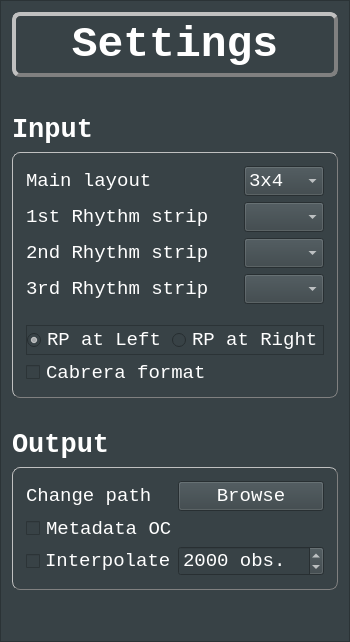
          <widget class="QFrame" name="settings_frame">
           <property name="minimumSize">
            <size>
             <width>350</width>
             <height>0</height>
            </size>
           </property>
           <property name="maximumSize">
            <size>
             <width>350</width>
             <height>16777215</height>
            </size>
           </property>
           <property name="font">
            <font>
             <family>Inter</family>
            </font>
           </property>
           <property name="styleSheet">
            <string notr="true">background-color: rgb(56,66,70);
color: rgb(255,255,255);</string>
           </property>
           <property name="frameShape">
            <enum>QFrame::StyledPanel</enum>
           </property>
           <property name="frameShadow">
            <enum>QFrame::Raised</enum>
           </property>
           <layout class="QVBoxLayout" name="verticalLayout_5">
            <item>
             <widget class="QLabel" name="settings_lbl">
              <property name="minimumSize">
               <size>
                <width>0</width>
                <height>0</height>
               </size>
              </property>
              <property name="maximumSize">
               <size>
                <width>16777215</width>
                <height>70</height>
               </size>
              </property>
              <property name="font">
               <font>
                <family>Liberation Mono</family>
                <pointsize>32</pointsize>
                <weight>75</weight>
                <bold>true</bold>
               </font>
              </property>
              <property name="styleSheet">
               <string notr="true">border-style: outset;
border-width: 4px;
border-radius: 8px;
border-color: gray;
padding: 4px;</string>
              </property>
              <property name="text">
               <string>Settings</string>
              </property>
              <property name="alignment">
               <set>Qt::AlignCenter</set>
              </property>
             </widget>
            </item>
            <item>
             <widget class="QWidget" name="widget" native="true">
              <property name="sizePolicy">
               <sizepolicy hsizetype="Preferred" vsizetype="Maximum">
                <horstretch>0</horstretch>
                <verstretch>0</verstretch>
               </sizepolicy>
              </property>
              <property name="font">
               <font>
                <family>Inter</family>
               </font>
              </property>
              <layout class="QVBoxLayout" name="verticalLayout_4">
               <property name="leftMargin">
                <number>0</number>
               </property>
               <property name="topMargin">
                <number>0</number>
               </property>
               <property name="rightMargin">
                <number>0</number>
               </property>
               <property name="bottomMargin">
                <number>0</number>
               </property>
               <item>
                <spacer name="vspacer2">
                 <property name="orientation">
                  <enum>Qt::Vertical</enum>
                 </property>
                 <property name="sizeType">
                  <enum>QSizePolicy::Fixed</enum>
                 </property>
                 <property name="sizeHint" stdset="0">
                  <size>
                   <width>20</width>
                   <height>25</height>
                  </size>
                 </property>
                </spacer>
               </item>
              </layout>
             </widget>
            </item>
            <item>
             <widget class="QLabel" name="input_lbl">
              <property name="font">
               <font>
                <family>Liberation Mono</family>
                <pointsize>20</pointsize>
                <weight>75</weight>
                <bold>true</bold>
               </font>
              </property>
              <property name="text">
               <string>Input</string>
              </property>
             </widget>
            </item>
            <item>
             <widget class="QFrame" name="input_frame">
              <property name="styleSheet">
               <string notr="true">QFrame#input_frame{
	border-style: outset;
	border-width: 1px;
	border-radius: 8px;
	border-color: gray;
	padding: 4px;
}</string>
              </property>
              <property name="frameShape">
               <enum>QFrame::StyledPanel</enum>
              </property>
              <property name="frameShadow">
               <enum>QFrame::Raised</enum>
              </property>
              <layout class="QVBoxLayout" name="verticalLayout_7">
               <item>
                <widget class="QFrame" name="rhythm_frame">
                 <property name="styleSheet">
                  <string notr="true"/>
                 </property>
                 <layout class="QGridLayout" name="rythm_grid_layout">
                  <property name="leftMargin">
                   <number>0</number>
                  </property>
                  <property name="topMargin">
                   <number>0</number>
                  </property>
                  <property name="rightMargin">
                   <number>0</number>
                  </property>
                  <property name="bottomMargin">
                   <number>15</number>
                  </property>
                  <property name="horizontalSpacing">
                   <number>5</number>
                  </property>
                  <item row="2" column="0">
                   <widget class="QLabel" name="rhythm_2_lbl">
                    <property name="font">
                     <font>
                      <family>Liberation Mono</family>
                      <pointsize>14</pointsize>
                     </font>
                    </property>
                    <property name="text">
                     <string>2nd Rhythm strip</string>
                    </property>
                   </widget>
                  </item>
                  <item row="1" column="0">
                   <widget class="QLabel" name="rhythm_1_lbl">
                    <property name="font">
                     <font>
                      <family>Liberation Mono</family>
                      <pointsize>14</pointsize>
                     </font>
                    </property>
                    <property name="styleSheet">
                     <string notr="true"/>
                    </property>
                    <property name="text">
                     <string>1st Rhythm strip</string>
                    </property>
                   </widget>
                  </item>
                  <item row="2" column="1">
                   <widget class="QComboBox" name="rhythm_2_cbox">
                    <property name="sizePolicy">
                     <sizepolicy hsizetype="Fixed" vsizetype="Minimum">
                      <horstretch>0</horstretch>
                      <verstretch>0</verstretch>
                     </sizepolicy>
                    </property>
                    <property name="minimumSize">
                     <size>
                      <width>0</width>
                      <height>0</height>
                     </size>
                    </property>
                    <property name="maximumSize">
                     <size>
                      <width>80</width>
                      <height>16777215</height>
                     </size>
                    </property>
                    <property name="font">
                     <font>
                      <family>Liberation Mono</family>
                      <pointsize>14</pointsize>
                     </font>
                    </property>
                   </widget>
                  </item>
                  <item row="3" column="0">
                   <widget class="QLabel" name="rhythm_3_lbl">
                    <property name="font">
                     <font>
                      <family>Liberation Mono</family>
                      <pointsize>14</pointsize>
                     </font>
                    </property>
                    <property name="text">
                     <string>3rd Rhythm strip</string>
                    </property>
                   </widget>
                  </item>
                  <item row="1" column="1">
                   <widget class="QComboBox" name="rhythm_1_cbox">
                    <property name="sizePolicy">
                     <sizepolicy hsizetype="Fixed" vsizetype="Minimum">
                      <horstretch>0</horstretch>
                      <verstretch>0</verstretch>
                     </sizepolicy>
                    </property>
                    <property name="maximumSize">
                     <size>
                      <width>80</width>
                      <height>16777215</height>
                     </size>
                    </property>
                    <property name="font">
                     <font>
                      <family>Liberation Mono</family>
                      <pointsize>14</pointsize>
                     </font>
                    </property>
                   </widget>
                  </item>
                  <item row="3" column="1">
                   <widget class="QComboBox" name="rhythm_3_cbox">
                    <property name="sizePolicy">
                     <sizepolicy hsizetype="Fixed" vsizetype="Minimum">
                      <horstretch>0</horstretch>
                      <verstretch>0</verstretch>
                     </sizepolicy>
                    </property>
                    <property name="minimumSize">
                     <size>
                      <width>80</width>
                      <height>0</height>
                     </size>
                    </property>
                    <property name="maximumSize">
                     <size>
                      <width>80</width>
                      <height>16777215</height>
                     </size>
                    </property>
                    <property name="font">
                     <font>
                      <family>Liberation Mono</family>
                      <pointsize>14</pointsize>
                     </font>
                    </property>
                   </widget>
                  </item>
                  <item row="0" column="0">
                   <widget class="QLabel" name="layout_lbl">
                    <property name="font">
                     <font>
                      <family>Liberation Mono</family>
                      <pointsize>14</pointsize>
                     </font>
                    </property>
                    <property name="text">
                     <string>Main layout</string>
                    </property>
                   </widget>
                  </item>
                  <item row="0" column="1">
                   <widget class="QComboBox" name="layout_cbox">
                    <property name="sizePolicy">
                     <sizepolicy hsizetype="Preferred" vsizetype="Minimum">
                      <horstretch>0</horstretch>
                      <verstretch>0</verstretch>
                     </sizepolicy>
                    </property>
                    <property name="maximumSize">
                     <size>
                      <width>80</width>
                      <height>16777215</height>
                     </size>
                    </property>
                    <property name="font">
                     <font>
                      <family>Liberation Mono</family>
                      <pointsize>14</pointsize>
                     </font>
                    </property>
                    <item>
                     <property name="text">
                      <string>3x4</string>
                     </property>
                    </item>
                    <item>
                     <property name="text">
                      <string>6x2</string>
                     </property>
                    </item>
                    <item>
                     <property name="text">
                      <string>12x1</string>
                     </property>
                    </item>
                   </widget>
                  </item>
                 </layout>
                </widget>
               </item>
               <item>
                <widget class="QFrame" name="RP_frame">
                 <property name="frameShape">
                  <enum>QFrame::StyledPanel</enum>
                 </property>
                 <property name="frameShadow">
                  <enum>QFrame::Raised</enum>
                 </property>
                 <layout class="QHBoxLayout" name="horizontalLayout_8">
                  <property name="spacing">
                   <number>0</number>
                  </property>
                  <property name="leftMargin">
                   <number>0</number>
                  </property>
                  <property name="topMargin">
                   <number>0</number>
                  </property>
                  <property name="rightMargin">
                   <number>0</number>
                  </property>
                  <property name="bottomMargin">
                   <number>0</number>
                  </property>
                  <item>
                   <widget class="QRadioButton" name="rp_left_rbttn">
                    <property name="font">
                     <font>
                      <family>Liberation Mono</family>
                      <pointsize>14</pointsize>
                     </font>
                    </property>
                    <property name="text">
                     <string>RP at Left</string>
                    </property>
                    <property name="checked">
                     <bool>true</bool>
                    </property>
                   </widget>
                  </item>
                  <item>
                   <widget class="QRadioButton" name="rp_right_rbttn">
                    <property name="font">
                     <font>
                      <family>Liberation Mono</family>
                      <pointsize>14</pointsize>
                     </font>
                    </property>
                    <property name="text">
                     <string>RP at Right</string>
                    </property>
                    <property name="checked">
                     <bool>false</bool>
                    </property>
                   </widget>
                  </item>
                 </layout>
                </widget>
               </item>
               <item>
                <widget class="QCheckBox" name="cabrera_chk">
                 <property name="maximumSize">
                  <size>
                   <width>16777215</width>
                   <height>25</height>
                  </size>
                 </property>
                 <property name="font">
                  <font>
                   <family>Liberation Mono</family>
                   <pointsize>14</pointsize>
                  </font>
                 </property>
                 <property name="layoutDirection">
                  <enum>Qt::LeftToRight</enum>
                 </property>
                 <property name="styleSheet">
                  <string notr="true">border-width: 0px;
border-radius: 0px;
padding: 0px;</string>
                 </property>
                 <property name="text">
                  <string>Cabrera format</string>
                 </property>
                </widget>
               </item>
              </layout>
             </widget>
            </item>
            <item>
             <spacer name="vspacer4">
              <property name="orientation">
               <enum>Qt::Vertical</enum>
              </property>
              <property name="sizeType">
               <enum>QSizePolicy::Fixed</enum>
              </property>
              <property name="sizeHint" stdset="0">
               <size>
                <width>20</width>
                <height>25</height>
               </size>
              </property>
             </spacer>
            </item>
            <item>
             <widget class="QLabel" name="output_lbl">
              <property name="font">
               <font>
                <family>Liberation Mono</family>
                <pointsize>20</pointsize>
                <weight>75</weight>
                <bold>true</bold>
               </font>
              </property>
              <property name="text">
               <string>Output</string>
              </property>
             </widget>
            </item>
            <item>
             <widget class="QFrame" name="output_frame">
              <property name="minimumSize">
               <size>
                <width>0</width>
                <height>100</height>
               </size>
              </property>
              <property name="styleSheet">
               <string notr="true">QFrame#output_frame{
	border-style: outset;
	border-width: 1px;
	border-radius: 8px;
	border-color: gray;
	padding: 4px;
}</string>
              </property>
              <property name="frameShape">
               <enum>QFrame::StyledPanel</enum>
              </property>
              <property name="frameShadow">
               <enum>QFrame::Raised</enum>
              </property>
              <layout class="QGridLayout" name="gridLayout" columnstretch="0,0">
               <item row="2" column="0">
                <widget class="QCheckBox" name="interpolate_chk">
                 <property name="sizePolicy">
                  <sizepolicy hsizetype="Minimum" vsizetype="Fixed">
                   <horstretch>0</horstretch>
                   <verstretch>0</verstretch>
                  </sizepolicy>
                 </property>
                 <property name="font">
                  <font>
                   <family>Liberation Mono</family>
                   <pointsize>14</pointsize>
                  </font>
                 </property>
                 <property name="text">
                  <string>Interpolate</string>
                 </property>
                </widget>
               </item>
               <item row="2" column="1">
                <widget class="QSpinBox" name="interpolate_spin">
                 <property name="enabled">
                  <bool>true</bool>
                 </property>
                 <property name="sizePolicy">
                  <sizepolicy hsizetype="Minimum" vsizetype="Minimum">
                   <horstretch>0</horstretch>
                   <verstretch>0</verstretch>
                  </sizepolicy>
                 </property>
                 <property name="font">
                  <font>
                   <family>Liberation Mono</family>
                   <pointsize>14</pointsize>
                  </font>
                 </property>
                 <property name="showGroupSeparator" stdset="0">
                  <bool>false</bool>
                 </property>
                 <property name="suffix">
                  <string> obs.</string>
                 </property>
                 <property name="minimum">
                  <number>500</number>
                 </property>
                 <property name="maximum">
                  <number>10000</number>
                 </property>
                 <property name="singleStep">
                  <number>100</number>
                 </property>
                 <property name="value">
                  <number>2000</number>
                 </property>
                </widget>
               </item>
               <item row="1" column="0">
                <widget class="QCheckBox" name="ocr_chk">
                 <property name="enabled">
                  <bool>true</bool>
                 </property>
                 <property name="maximumSize">
                  <size>
                   <width>16777215</width>
                   <height>25</height>
                  </size>
                 </property>
                 <property name="font">
                  <font>
                   <family>Liberation Mono</family>
                   <pointsize>14</pointsize>
                  </font>
                 </property>
                 <property name="styleSheet">
                  <string notr="true">border-width: 0px;
border-radius: 0px;
padding: 0px;</string>
                 </property>
                 <property name="text">
                  <string>Metadata OCR</string>
                 </property>
                 <property name="checked">
                  <bool>false</bool>
                 </property>
                 <property name="tristate">
                  <bool>false</bool>
                 </property>
                </widget>
               </item>
               <item row="0" column="0">
                <widget class="QLabel" name="change_path_lbl">
                 <property name="font">
                  <font>
                   <family>Liberation Mono</family>
                   <pointsize>14</pointsize>
                  </font>
                 </property>
                 <property name="text">
                  <string>Change path</string>
                 </property>
                </widget>
               </item>
               <item row="0" column="1">
                <widget class="QPushButton" name="outpath_bttn">
                 <property name="font">
                  <font>
                   <family>Liberation Mono</family>
                   <pointsize>14</pointsize>
                  </font>
                 </property>
                 <property name="toolTip">
                  <string>Browse output path</string>
                 </property>
                 <property name="text">
                  <string>Browse</string>
                 </property>
                </widget>
               </item>
              </layout>
             </widget>
            </item>
            <item>
             <spacer name="verticalSpacer">
              <property name="orientation">
               <enum>Qt::Vertical</enum>
              </property>
              <property name="sizeHint" stdset="0">
               <size>
                <width>20</width>
                <height>40</height>
               </size>
              </property>
             </spacer>
            </item>
           </layout>
          </widget>
